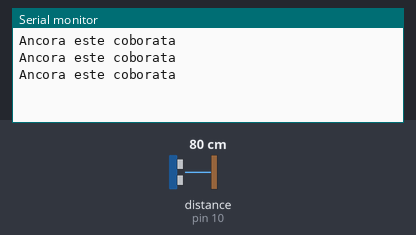
The sketch below on a simulated Arduino Uno, built with avr-gcc and run on an emulated ATmega328P. Parts: the last lines printed to the serial monitor. Wiring (inferred from the names in the program): ultrasonic range finder: trigger pin 9; echo pin 10. The inputs (shaded band) are chosen by the test bench; at power-on: distance to the obstacle (sensor on pin 10) 80 cm. The echo pulse lasts 58.3 µs per cm.

Above: at 1.3 s.
1.4 s: distance to the obstacle (sensor on pin 10) set to 2 cm
At 1.9 s:
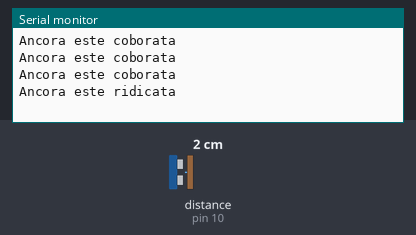
3.5 s: distance to the obstacle (sensor on pin 10) set to 120 cm
At 3.9 s:
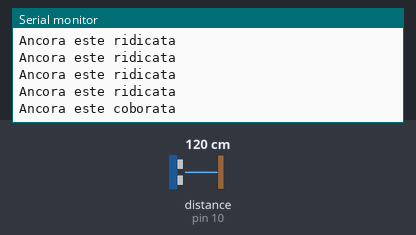
6.5 s: distance to the obstacle (sensor on pin 10) set to 4 cm
At 7.5 s:
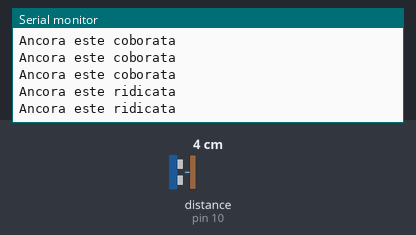
9.5 s: distance to the obstacle (sensor on pin 10) set to 9 cm
At 10.5 s:
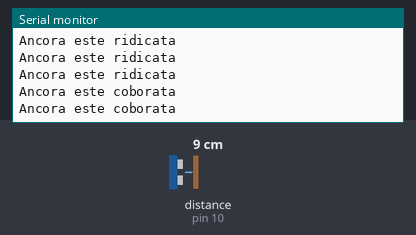

The sketch:

PrototipSenzorUltrasonic.ino
```cpp
#define TRIG_PIN 9
#define ECHO_PIN 10

void setup() {

  Serial.begin(9600);
  pinMode(TRIG_PIN, OUTPUT);
  pinMode(ECHO_PIN, INPUT_PULLUP);
  digitalWrite(ECHO_PIN, HIGH);
}

void loop() {
  // Clear the Trig pin
  digitalWrite(TRIG_PIN, LOW);
  delayMicroseconds(2);

  // Set the Trig pin high for 10 microseconds to start measurement
  digitalWrite(TRIG_PIN, HIGH);
  delayMicroseconds(15);
  digitalWrite(TRIG_PIN, LOW);

  // Read the Echo pin
  long duration = pulseIn(ECHO_PIN, HIGH, 26000); // returns the duration of a pulse in microseconds

  // Calculate distance in cm
  float distance = (duration / 2.0) * 0.1484; // Speed of Sound in Water: 1,484 meters per second = 148,400 cm per second, or 0.1484 cm per microsecond.

  if(distance < 25){
    Serial.println("Ancora este ridicata");
  }else{
    Serial.println("Ancora este coborata");
  }

  delay(500);
}
```

Measured:
- after the input at 1.4 s, the serial monitor: prints a new line after 0.12 s (image 1)
- after the input at 6.5 s, the serial monitor: prints a new line after 0.07 s (image 3)
- after the input at 9.5 s, the serial monitor: prints a new line after 0.07 s (image 4)
